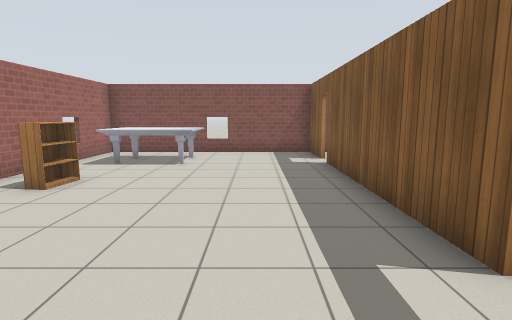
View 1 (above)

16 first-person views from a walk through a world built for the Gazebo simulator. The camera is 1.3 m above the floor, tilts 8° down and sees 80° across. The floor is counted in squares, 1 m on a side. Each view is taken from the middle of a square. On the plan, view 1 faces up. The plan holds only what a view shows up to about 14 squares ahead; the rest is blank. The robots in the file are not drawn. Gazebo's built-in surfaces are drawn with simple patterns.

View 2
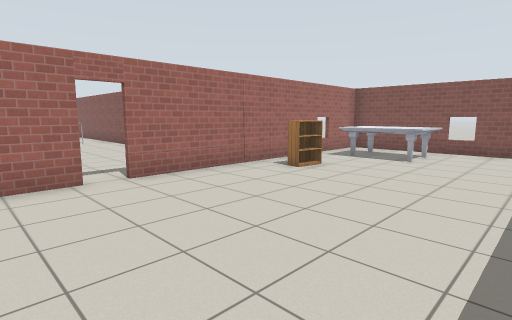

View 3
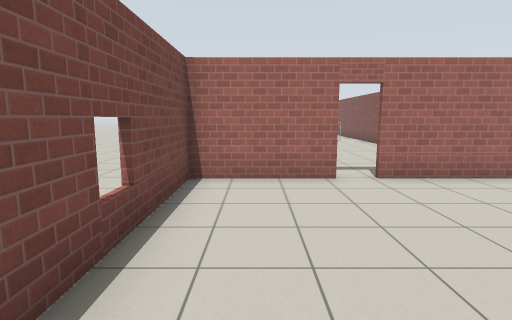

View 4
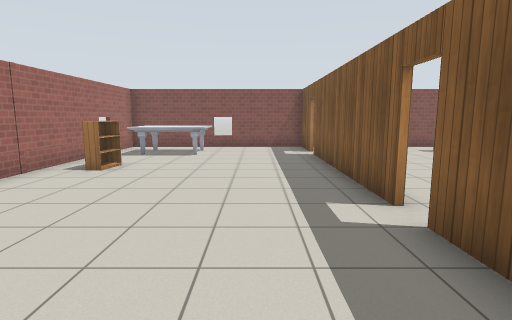

View 5
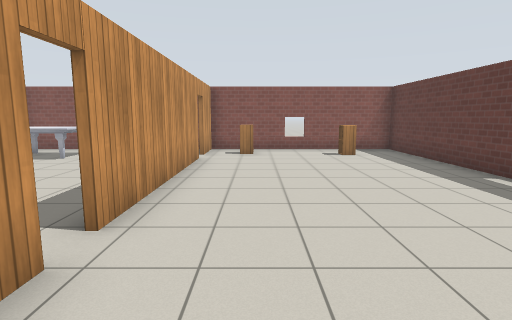

View 6
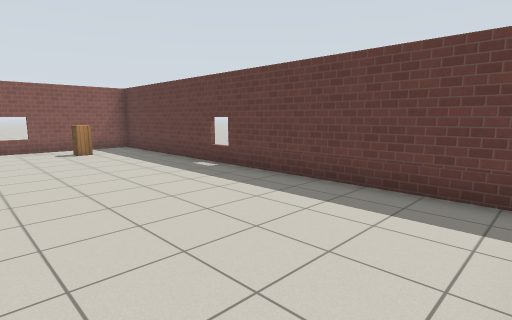

View 7
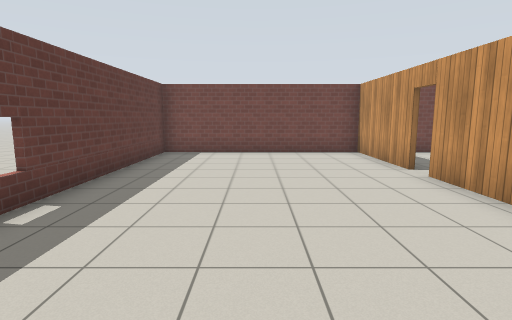

View 8
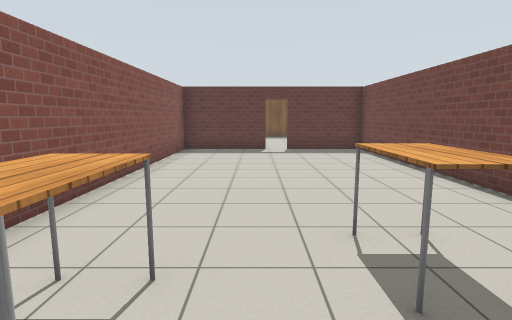

View 9
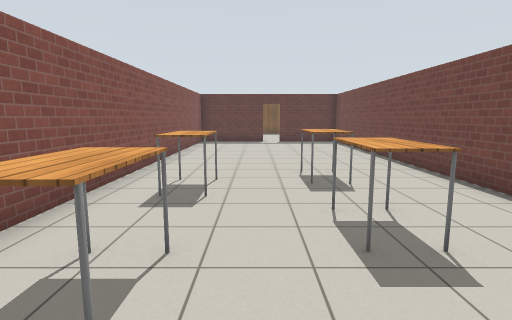

View 10
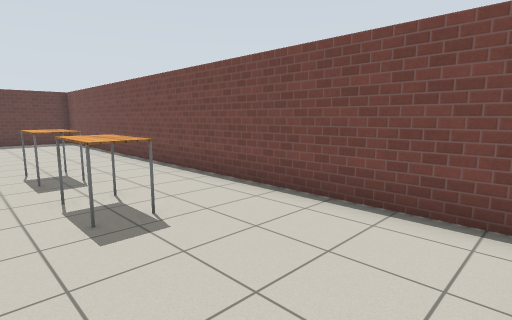

View 11
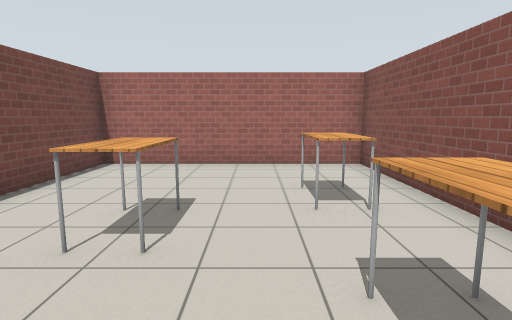

View 12
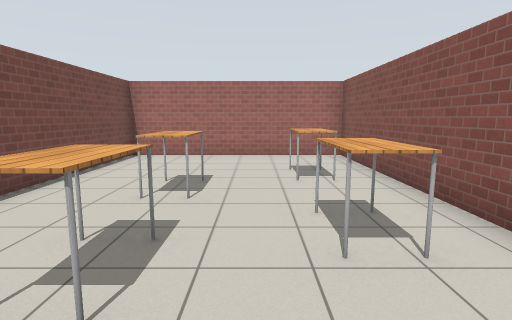

View 13
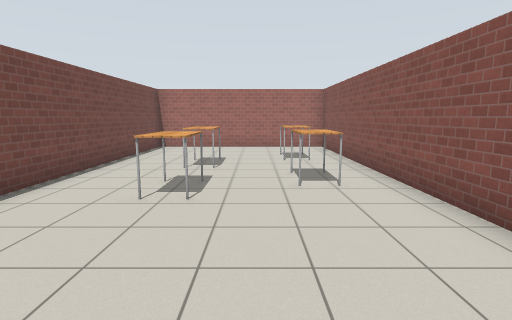

View 14
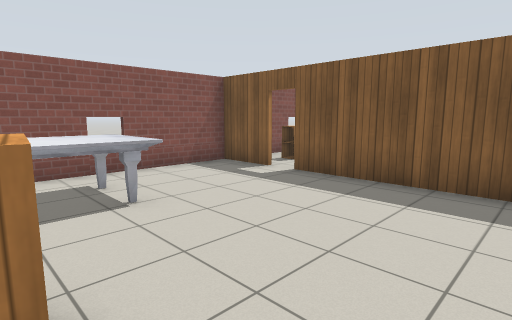

View 15
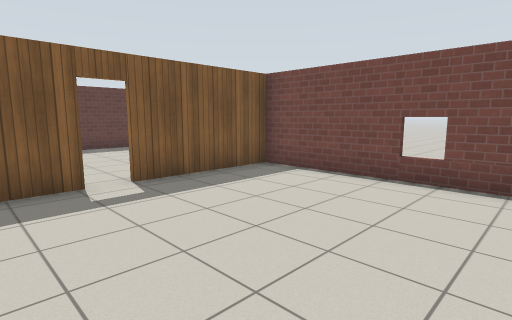

View 16
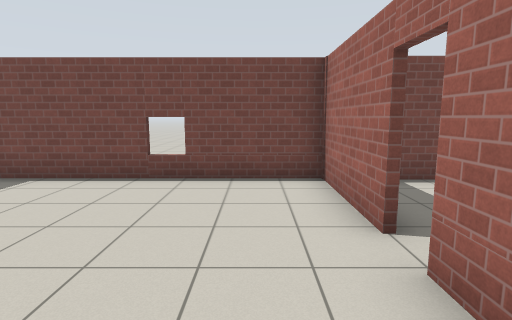

### Floor plan
Points are (right, up) in squares from view 1. A wall is a line through its corners. A room is listed if a view was taken in it or the views show most of it. See-through windows are left out.
Room 1 (views 1, 2, 3, 4, 14, 15, 16)
walls: (2, 2.2) (2, 8.7); (-5.4, 0.7) (-5.4, -2.5); (2, 9.5) (2, 11.5); (2, 11.4) (-5.4, 11.4) (-5.4, 1.5); (-6.1, -2.3) (1.9, -2.3); (2, -2.5) (2, 1.5)
ways out: open door at (2, 2) to room 2; open door at (2, 9) to room 2; open door at (-5.5, 1) to room 3
objects: bookshelf (-4, 6); marble table (-4, 9) to (-2, 10)
Room 2 (views 5, 6, 7)
walls: (2.2, 1.5) (2.2, -2.5); (2.2, 8.7) (2.2, 2.2); (2.2, 11.5) (2.2, 9.5); (1.9, -2.3) (9.4, -2.3) (9.4, 11.4) (2, 11.4)
ways out: open door at (2, 2) to room 1; open door at (2, 9) to room 1
objects: cabinet (4, 10); cabinet (7, 10)
Room 3 (views 8, 9, 10, 11, 12, 13)
walls: (-5.6, 1.5) (-5.6, 4.9) (-23.5, 4.9) (-23.5, -2.3) (-6.1, -2.3); (-5.6, -2.4) (-5.6, 0.7)
ways out: open door at (-5.5, 1) to room 1
objects: table (-20, 3) to (-19, 3); table (-19, 0) to (-18, 1); table (-17, 3) to (-16, 3); table (-16, 0) to (-15, 1)

Where each view was taken, in squares from view 1:
view 1: 0 up, 0 right, facing up
view 2: 1 down, 1 right, facing up-left
view 3: 1 down, 1 right, facing left
view 4: 2 down, 0 right, facing up
view 5: 1 down, 4 right, facing up
view 6: 2 down, 4 right, facing up-right
view 7: 9 up, 6 right, facing down
view 8: 2 up, 18 left, facing right
view 9: 2 up, 22 left, facing right
view 10: 2 up, 23 left, facing down-right
view 11: 2 up, 15 left, facing left
view 12: 2 up, 13 left, facing left
view 13: 2 up, 10 left, facing left
view 14: 4 up, 4 left, facing up-right
view 15: 4 up, 4 left, facing down-right
view 16: 4 up, 4 left, facing down
